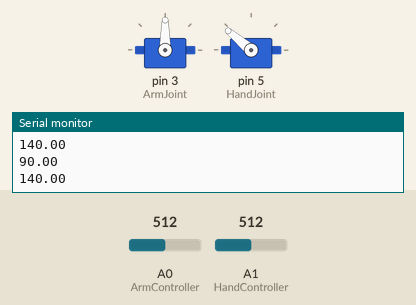
Recording of a sketch running on a simulated Arduino Uno, built with avr-gcc and run on an emulated ATmega328P. Shown: 2 × servo, the last lines printed to the serial monitor. The inputs (shaded band) are chosen by the test bench; at power-on: A0 (ArmController) = 512, A1 (HandController) = 512.

Above: at 1.2 s.
1.3 s: A0 (ArmController) set to 716
At 2.5 s:
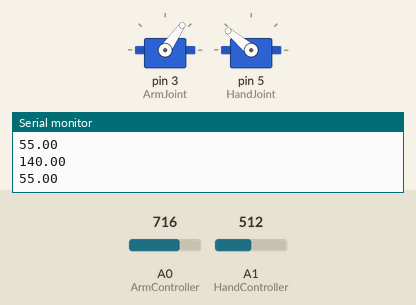
2.8 s: A1 (HandController) set to 306
At 3.8 s:
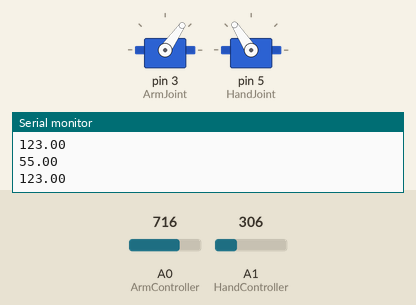
4.3 s: A0 (ArmController) set to 900
At 4.8 s:
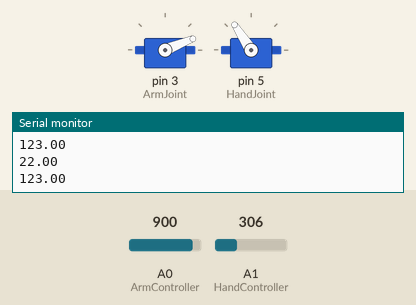
5.8 s: A1 (HandController) set to 122
At 7.0 s:
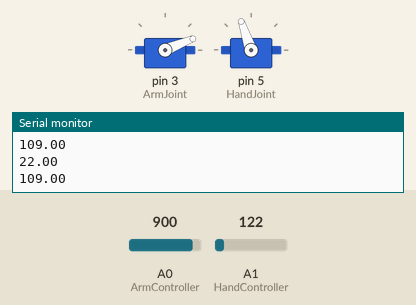
7.3 s: A0 (ArmController) set to 1023
At 8.5 s:
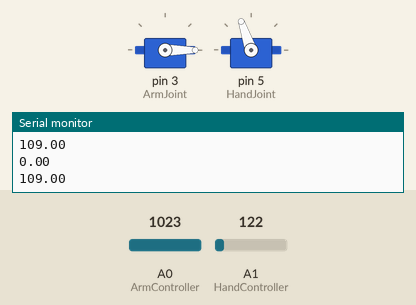
8.8 s: A1 (HandController) set to 511
At 9.2 s:
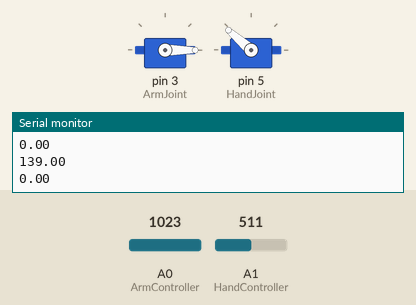
Timing chart, 0 to 11.3 s (numbered marks = the images above; inputs shaded):
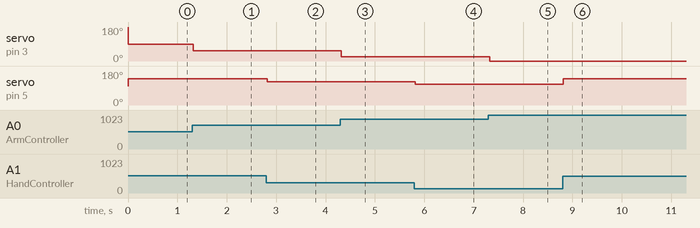

Measured:
- after the input at 1.3 s, servo on pin 3 (ArmJoint): 90° → 55° at once
- after the input at 2.8 s, servo on pin 5 (HandJoint): 140° → 123° at once
- after the input at 4.3 s, servo on pin 3 (ArmJoint): 55° → 22° at once
- after the input at 5.8 s, servo on pin 5 (HandJoint): 123° → 109° at once
- after the input at 7.3 s, servo on pin 3 (ArmJoint): 22° → 0° at once
- after the input at 8.8 s, servo on pin 5 (HandJoint): 109° → 139° at once

The sketch:

Arduino_Robotic_Arm.ino
```cpp
#include <Servo.h>

#define ArmController A0
#define HandController A1

Servo ArmJoint;
Servo HandJoint;

float armAngle = 180;
float handAngle = 100;

void setup() {
  Serial.begin(9600);

  pinMode(ArmController, INPUT);
  pinMode(HandController, INPUT);

  ArmJoint.attach(3);
  HandJoint.attach(5);
}

void loop() {
  ArmJoint.write(armAngle);
  HandJoint.write(handAngle);

  float armData = analogRead(ArmController);
  armAngle = map(armData, 0, 1023, 180, 0);

  Serial.println(armAngle);

  float handData = analogRead(HandController);
  handAngle = map(handData, 0, 1023, 100, 180);

  Serial.println(handAngle);

}
```
